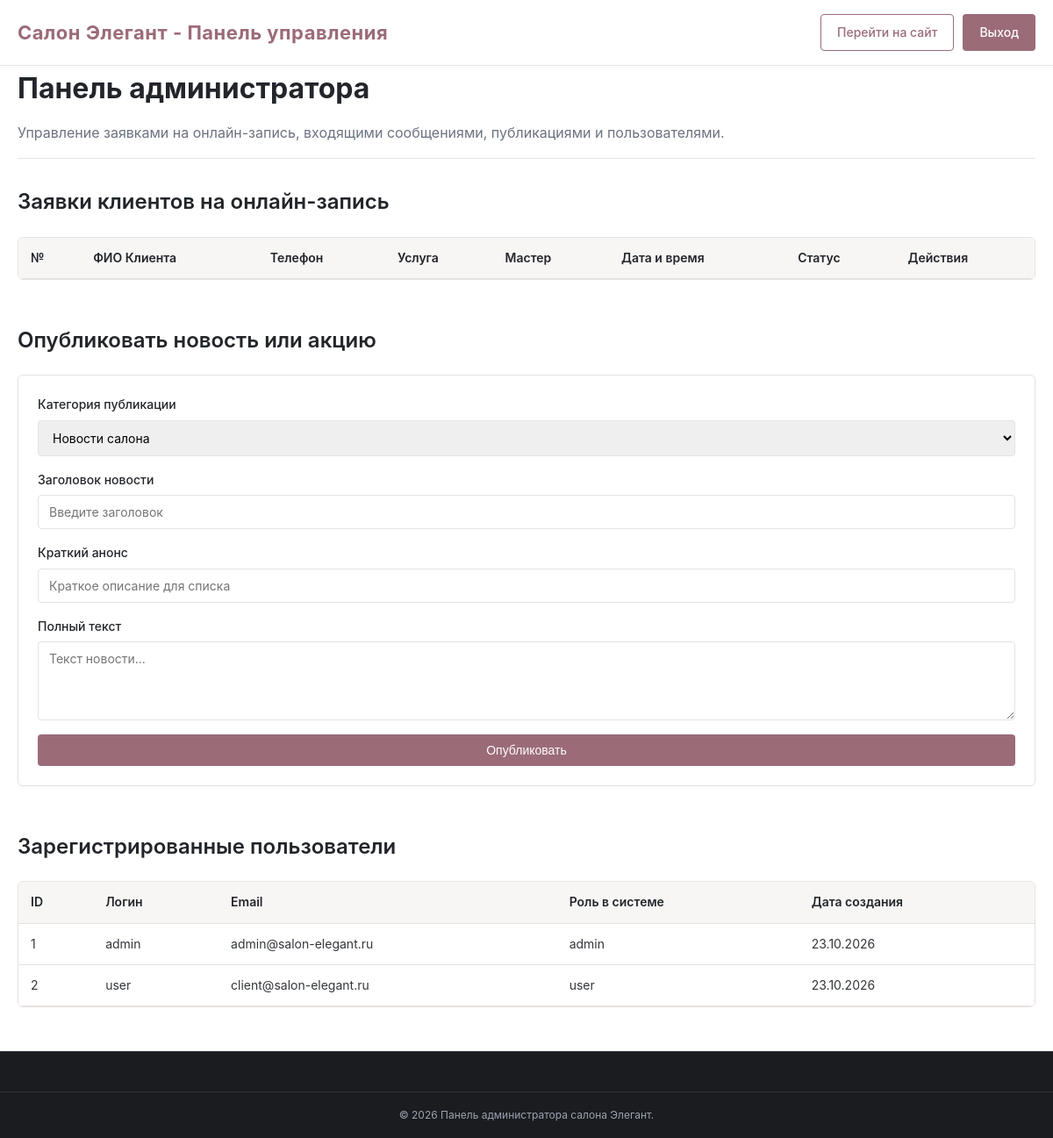
/admin/index.php (signed in), run on the app's committed database.
### tables this page shows
CREATE TABLE IF NOT EXISTS users (
    id INT AUTO_INCREMENT PRIMARY KEY,
    username VARCHAR(50) UNIQUE NOT NULL,
    password VARCHAR(255) NOT NULL,
    email VARCHAR(100) NOT NULL,
    role ENUM('admin','user') DEFAULT 'user',
    created_at TIMESTAMP DEFAULT CURRENT_TIMESTAMP
);

### includes/functions.php (called while the page is built, shortened)
<?php
function e($value): string {
    return htmlspecialchars((string)$value, ENT_QUOTES | ENT_HTML5, 'UTF-8');
}
function formatDate($dateString): string {
    $timestamp = strtotime((string)$dateString);
    return date('d.m.Y', $timestamp);
}

### admin/index.php (the view, shortened to what this page needs)
<?php
require_once __DIR__ . '/../config/db.php';
require_once __DIR__ . '/../includes/functions.php';
$stmtUsers = $pdo->query("SELECT id, username, email, role, created_at FROM users ORDER BY id ASC");
$users = $stmtUsers->fetchAll();
?>
<!DOCTYPE html>
<html lang="ru">
<head>
    <link rel="stylesheet" href="/assets/css/style.css">
</head>
<body>
<header class="site-header">
    <div class="container header-inner">
        <a href="/index.php" class="logo">Салон Элегант - Панель управления</a>
        <div class="header-actions">
            <a href="/index.php" class="btn btn-outline">Перейти на сайт</a>
            <a href="/logout.php" class="btn">Выход</a>
        </div>
    </div>
</header>
<main class="container">
    <div class="page-heading">
        <h1>Панель администратора</h1>
        <p>Управление заявками на онлайн-запись, входящими сообщениями, публикациями и пользователями.</p>
    </div>
    <section class="section">
        <h2>Заявки клиентов на онлайн-запись</h2>
        <div class="table-responsive">
            <table class="data-table">
                <thead>
                    <tr>
                        <th>№</th>
                        <th>ФИО Клиента</th>
                        <th>Телефон</th>
                        <th>Услуга</th>
                        <th>Мастер</th>
                        <th>Дата и время</th>
                        <th>Статус</th>
                        <th>Действия</th>
                    </tr>
                </thead>
            </table>
        </div>
    </section>
    <section class="section">
        <h2>Опубликовать новость или акцию</h2>
        <div class="card">
            <form method="post" class="form-standard">
                <label>Категория публикации
                    <select name="category">
                        <option value="Новости салона">Новости салона</option>
                    </select>
                </label>
                <label>Заголовок новости
                    <input type="text" name="title" required placeholder="Введите заголовок">
                </label>
                <label>Краткий анонс
                    <input type="text" name="summary" placeholder="Краткое описание для списка">
                </label>
                <label>Полный текст
                    <textarea name="content" rows="4" required placeholder="Текст новости..."></textarea>
                </label>
                <button type="submit" name="add_news" class="btn">Опубликовать</button>
            </form>
        </div>
    </section>
    <section class="section">
        <h2>Зарегистрированные пользователи</h2>
        <div class="table-responsive">
            <table class="data-table">
                <thead>
                    <tr>
                        <th>ID</th>
                        <th>Логин</th>
                        <th>Email</th>
                        <th>Роль в системе</th>
                        <th>Дата создания</th>
                    </tr>
                </thead>
                <tbody>
                    <?php foreach ($users as $u): ?>
                        <tr>
                            <td><?= (int)$u['id'] ?></td>
                            <td><?= e($u['username']) ?></td>
                            <td><?= e($u['email']) ?></td>
                            <td><?= e($u['role']) ?></td>
                            <td><?= formatDate($u['created_at']) ?></td>
                        </tr>
                    <?php endforeach; ?>
                </tbody>
            </table>
        </div>
    </section>
</main>
<footer class="site-footer">
    <div class="container copyright">
        &copy; <?= date('Y') ?> Панель администратора салона Элегант.
    </div>
</footer>
</body>
</html>

### assets/css/style.css (style rules this page uses)
* { margin: 0; padding: 0; box-sizing: border-box; }
:root { --primary: #9b6b78; --primary-hover: #825460; --accent: #c59b6d; --dark: #22252a; --gray-bg: #f8f6f5; --gray-border: #e6e2e0; --text-main: #33363b; --text-muted: #6b7280; --white: #ffffff; --success: #15803d; --danger: #b91c1c; }
body { font-family: -apple-system, BlinkMacSystemFont, "Segoe UI", Roboto, Helvetica, Arial, sans-serif; color: var(--text-main); background-color: var(--white); line-height: 1.6; font-size: 15px; }
.container { max-width: 1200px; margin: 0 auto; padding: 0 20px; }
.site-header { background-color: var(--white); border-bottom: 1px solid var(--gray-border); position: sticky; top: 0; z-index: 100; }
.header-inner { display: flex; align-items: center; justify-content: space-between; padding: 16px 20px; gap: 20px; flex-wrap: wrap; }
.logo { font-size: 22px; font-weight: 700; color: var(--primary); text-decoration: none; letter-spacing: 0.5px; }
.header-actions { display: flex; align-items: center; gap: 10px; flex-wrap: wrap; }
.btn { display: inline-block; padding: 9px 18px; background-color: var(--primary); color: var(--white); text-decoration: none; border: 1px solid transparent; border-radius: 4px; font-size: 14px; font-weight: 500; cursor: pointer; text-align: center; transition: background-color 0.2s, opacity 0.2s; }
.btn-outline { background-color: transparent; border-color: var(--primary); color: var(--primary); }
main { padding: 36px 20px 60px; min-height: 65vh; }
h1 { font-size: 32px; font-weight: 700; color: var(--dark); margin-bottom: 12px; }
h2 { font-size: 24px; font-weight: 600; color: var(--dark); margin-bottom: 20px; }
.page-heading { margin-bottom: 30px; border-bottom: 1px solid var(--gray-border); padding-bottom: 16px; }
.page-heading p { color: var(--text-muted); font-size: 16px; }
.section { margin-bottom: 50px; }
.card { background: var(--white); border: 1px solid var(--gray-border); padding: 22px; border-radius: 6px; box-shadow: 0 1px 3px rgba(0, 0, 0, 0.04); }
.data-table { width: 100%; border-collapse: collapse; background: var(--white); }
.table-responsive { overflow-x: auto; border: 1px solid var(--gray-border); border-radius: 6px; }
.data-table th, .data-table td { padding: 12px 14px; border-bottom: 1px solid var(--gray-border); text-align: left; font-size: 14px; }
.data-table th { background: var(--gray-bg); font-weight: 600; color: var(--dark); }
.form-standard { display: flex; flex-direction: column; gap: 16px; }
.form-standard label { display: flex; flex-direction: column; gap: 6px; font-size: 14px; font-weight: 500; color: var(--dark); }
.form-standard input, .form-standard select, .form-standard textarea { padding: 10px 12px; border: 1px solid var(--gray-border); border-radius: 4px; font-size: 14px; font-family: inherit; }
.site-footer { background: #1a1c20; color: #d1d5db; padding-top: 45px; border-top: 1px solid #2d3139; }
.copyright { border-top: 1px solid #2d3139; padding: 16px 20px; text-align: center; font-size: 12px; color: #9ca3af; }

### data on the page
users: id "1", username "admin", email "admin@salon-elegant.ru", role "admin", created_at "23.10.2026"
users: id "2", username "user", email "client@salon-elegant.ru", role "user", created_at "23.10.2026"
